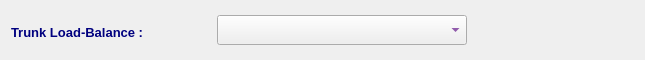
<?xml version="1.0" encoding="UTF-8"?>
<ui version="4.0">
 <class>LoadBalaceWidget</class>
 <widget class="QWidget" name="LoadBalaceWidget">
  <property name="geometry">
   <rect>
    <x>0</x>
    <y>0</y>
    <width>645</width>
    <height>60</height>
   </rect>
  </property>
  <property name="sizePolicy">
   <sizepolicy hsizetype="Preferred" vsizetype="Fixed">
    <horstretch>0</horstretch>
    <verstretch>0</verstretch>
   </sizepolicy>
  </property>
  <property name="minimumSize">
   <size>
    <width>200</width>
    <height>60</height>
   </size>
  </property>
  <property name="maximumSize">
   <size>
    <width>16777215</width>
    <height>60</height>
   </size>
  </property>
  <property name="font">
   <font>
    <family>Tahoma</family>
    <pointsize>10</pointsize>
   </font>
  </property>
  <property name="windowTitle">
   <string>Form</string>
  </property>
  <layout class="QVBoxLayout" name="verticalLayout">
   <item>
    <layout class="QHBoxLayout" name="horizontalLayout_2">
     <item>
      <widget class="QLabel" name="LoadBLbl">
       <property name="minimumSize">
        <size>
         <width>200</width>
         <height>30</height>
        </size>
       </property>
       <property name="maximumSize">
        <size>
         <width>200</width>
         <height>25</height>
        </size>
       </property>
       <property name="font">
        <font>
         <family>Tahoma</family>
         <pointsize>10</pointsize>
         <weight>75</weight>
         <bold>true</bold>
        </font>
       </property>
       <property name="styleSheet">
        <string notr="true">color: rgb(0, 0, 127);</string>
       </property>
       <property name="text">
        <string>Trunk Load-Balance :</string>
       </property>
       <property name="alignment">
        <set>Qt::AlignLeading|Qt::AlignLeft|Qt::AlignVCenter</set>
       </property>
      </widget>
     </item>
     <item>
      <widget class="QComboBox" name="loadBCB">
       <property name="sizePolicy">
        <sizepolicy hsizetype="Preferred" vsizetype="Preferred">
         <horstretch>0</horstretch>
         <verstretch>0</verstretch>
        </sizepolicy>
       </property>
       <property name="minimumSize">
        <size>
         <width>250</width>
         <height>30</height>
        </size>
       </property>
       <property name="maximumSize">
        <size>
         <width>250</width>
         <height>30</height>
        </size>
       </property>
       <property name="font">
        <font>
         <family>Tahoma</family>
         <pointsize>10</pointsize>
         <weight>75</weight>
         <bold>true</bold>
        </font>
       </property>
       <property name="styleSheet">
        <string notr="true">color: rgb(85, 0, 127);</string>
       </property>
      </widget>
     </item>
     <item>
      <spacer name="horizontalSpacer">
       <property name="orientation">
        <enum>Qt::Horizontal</enum>
       </property>
       <property name="sizeHint" stdset="0">
        <size>
         <width>40</width>
         <height>20</height>
        </size>
       </property>
      </spacer>
     </item>
    </layout>
   </item>
  </layout>
 </widget>
 <resources/>
 <connections/>
</ui>
